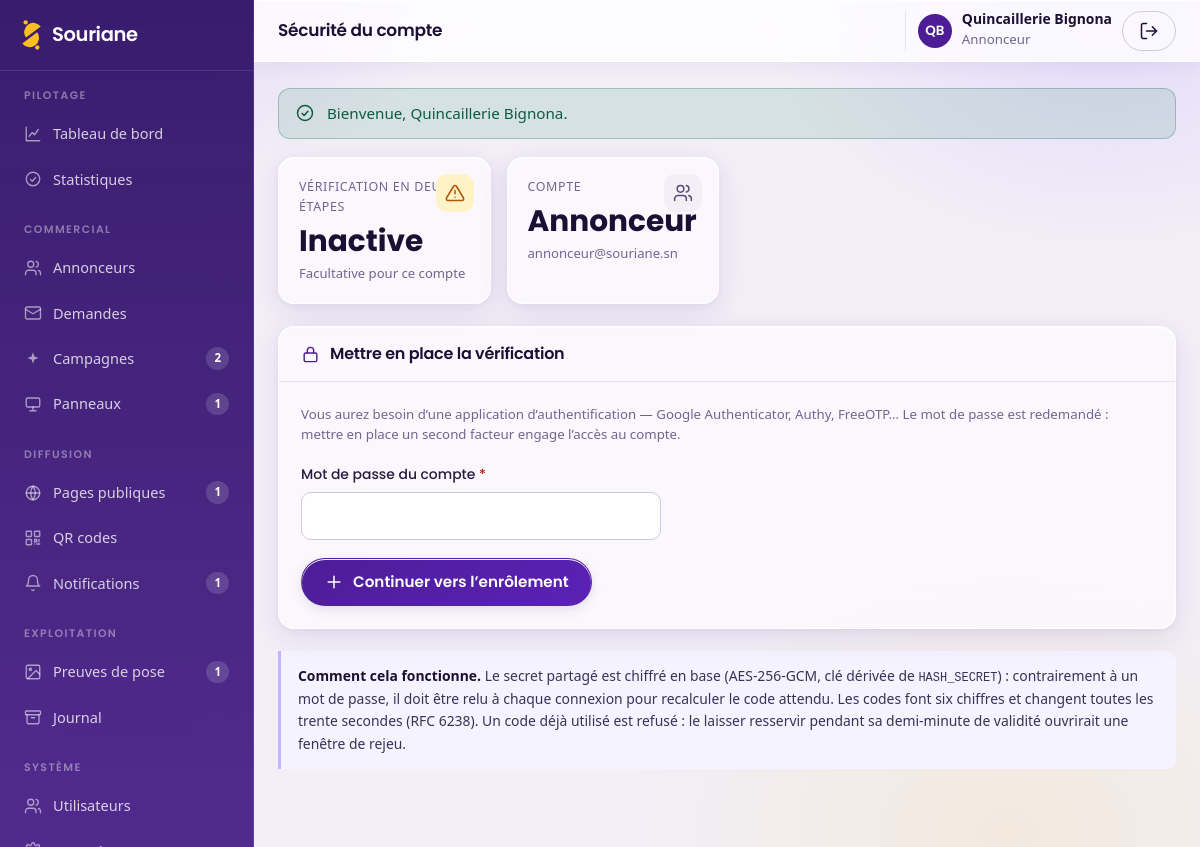
The app's page /admin/securite (signed in) with its own data.
### tables this page shows
CREATE TABLE `utilisateurs` (
    `id`            INT UNSIGNED NOT NULL AUTO_INCREMENT,
    `nom`           VARCHAR(120)  NOT NULL,
    `email`         VARCHAR(180)  NOT NULL,
    `mot_de_passe`  VARCHAR(255)  NOT NULL COMMENT 'Empreinte Argon2id',
    `role`          ENUM('regie','agent','annonceur') NOT NULL DEFAULT 'agent',
    `annonceur_id`  INT UNSIGNED  NULL COMMENT 'Renseigné si role = annonceur',
    `telephone`     VARCHAR(30)   NULL,
    `actif`         TINYINT(1)    NOT NULL DEFAULT 1,
    `derniere_connexion` DATETIME NULL,
    `tentatives_echec` TINYINT UNSIGNED NOT NULL DEFAULT 0,
    `verrouille_jusqua` DATETIME  NULL,
     
     
     
     
     
    `totp_secret`        VARCHAR(255)  NULL COMMENT 'Secret TOTP, chiffré',
    `totp_actif`         TINYINT(1)    NOT NULL DEFAULT 0,
    `totp_confirme_le`   DATETIME      NULL,
    `totp_dernier_pas`   BIGINT UNSIGNED NULL COMMENT 'Intervalle de 30 s déjà consommé',
    `totp_codes_secours` TEXT          NULL COMMENT 'Empreintes SHA-256, une par ligne',
    `cree_le`       DATETIME      NOT NULL DEFAULT CURRENT_TIMESTAMP,
    `maj_le`        DATETIME      NOT NULL DEFAULT CURRENT_TIMESTAMP ON UPDATE CURRENT_TIMESTAMP,
    PRIMARY KEY (`id`),
    UNIQUE KEY `uk_utilisateurs_email` (`email`),
    KEY `idx_utilisateurs_role` (`role`),
    KEY `fk_utilisateurs_annonceur` (`annonceur_id`),
    CONSTRAINT `fk_utilisateurs_annonceur` FOREIGN KEY (`annonceur_id`)
        REFERENCES `annonceurs` (`id`) ON DELETE SET NULL ON UPDATE CASCADE
);

### app/views/admin/securite.php (the view, shortened to what the rows shown need)
<?php
$courriel      = (string) ($courriel ?? '');
$role          = (string) ($role ?? '');
$actif         = (bool) ($actif ?? false);
$roleLibelle = Utilisateur::ROLES[$role] ?? $role;
?>
<div class="indicateurs">
    <div class="indicateur indicateur--gris">
        <div class="indicateur__icone"><?= Icone::svg('utilisateurs') ?></div>
        <div class="indicateur__etiquette">Compte</div>
        <div class="indicateur__valeur"><?= e($roleLibelle) ?></div>
        <div class="indicateur__detail"><?= e($courriel) ?></div>
    </div>
</div>
<?php if (!$actif): ?>
    <div class="panneau">
        <div class="panneau__entete">
            <h2 class="panneau__titre"><?= Icone::svg('verrou') ?> Mettre en place la vérification</h2>
        </div>
    </div>
<?php endif; ?>

### app/views/layouts/admin.php (shortened to what the rows shown need)
<?php
$titrePage     = $titrePage ?? 'Tableau de bord';
$contenu       = $contenu ?? '';
$utilisateur = Auth::utilisateur();
$initiales   = '';
if ($utilisateur !== null) {
    $mots = preg_split('/\s+/', trim((string) $utilisateur['nom'])) ?: [];
    foreach (array_slice($mots, 0, 2) as $mot) {
        $initiales .= mb_strtoupper(mb_substr($mot, 0, 1));
    }
}
?>
<!DOCTYPE html>
<html lang="fr">
<head>
<link rel="stylesheet" href="<?= e(asset('css/app.css')) ?>">
<link rel="stylesheet" href="<?= e(asset('css/admin.css')) ?>">
</head>
<body class="admin">
<div class="admin-conteneur">
    <div class="admin-principal">
        <header class="admin-entete">
            <div class="pile">
                <h1 class="admin-entete__titre"><?= e($titrePage) ?></h1>
            </div>
            <div class="admin-entete__actions">
                <?php if ($utilisateur !== null): ?>
                    <div class="admin-entete__utilisateur">
                        <span class="avatar" aria-hidden="true"><?= e($initiales !== '' ? $initiales : 'SA') ?></span>
                        <span>
                            <strong style="display:block;line-height:1.2"><?= e((string) $utilisateur['nom']) ?></strong>
                            <span class="texte-petit"><?= e(\Souriane\Models\Utilisateur::ROLES[$utilisateur['role']] ?? $utilisateur['role']) ?></span>
                        </span>
                        <form method="post" action="<?= e(url('admin/deconnexion')) ?>" style="margin:0">
                            <button type="submit" class="btn btn--contour btn--petit" title="Se déconnecter">
                                <?= Icone::svg('deconnexion') ?>
                            </button>
                        </form>
                    </div>
                <?php endif; ?>
            </div>
        </header>
        <div class="admin-contenu">
            <?= $contenu ?>
        </div>
    </div>
</div>
</body>
</html>

### records on screen
utilisateurs: nom "Quincaillerie Bignona", role "Annonceur", email "annonceur@souriane.sn"

### other values on screen
APP_NAME "Souriane"
$groupe['titre'] "PILOTAGE"
$lien['libelle'] "Tableau de bord"
$lien['libelle'] "Statistiques"
$groupe['titre'] "COMMERCIAL"
$lien['libelle'] "Annonceurs"
$lien['libelle'] "Demandes"
$lien['libelle'] "Campagnes"
$compteurs[$lien['cle']] "2"
$lien['libelle'] "Panneaux"
$compteurs[$lien['cle']] "1"
$groupe['titre'] "DIFFUSION"
$lien['libelle'] "Pages publiques"
$lien['libelle'] "QR codes"
$lien['libelle'] "Notifications"
